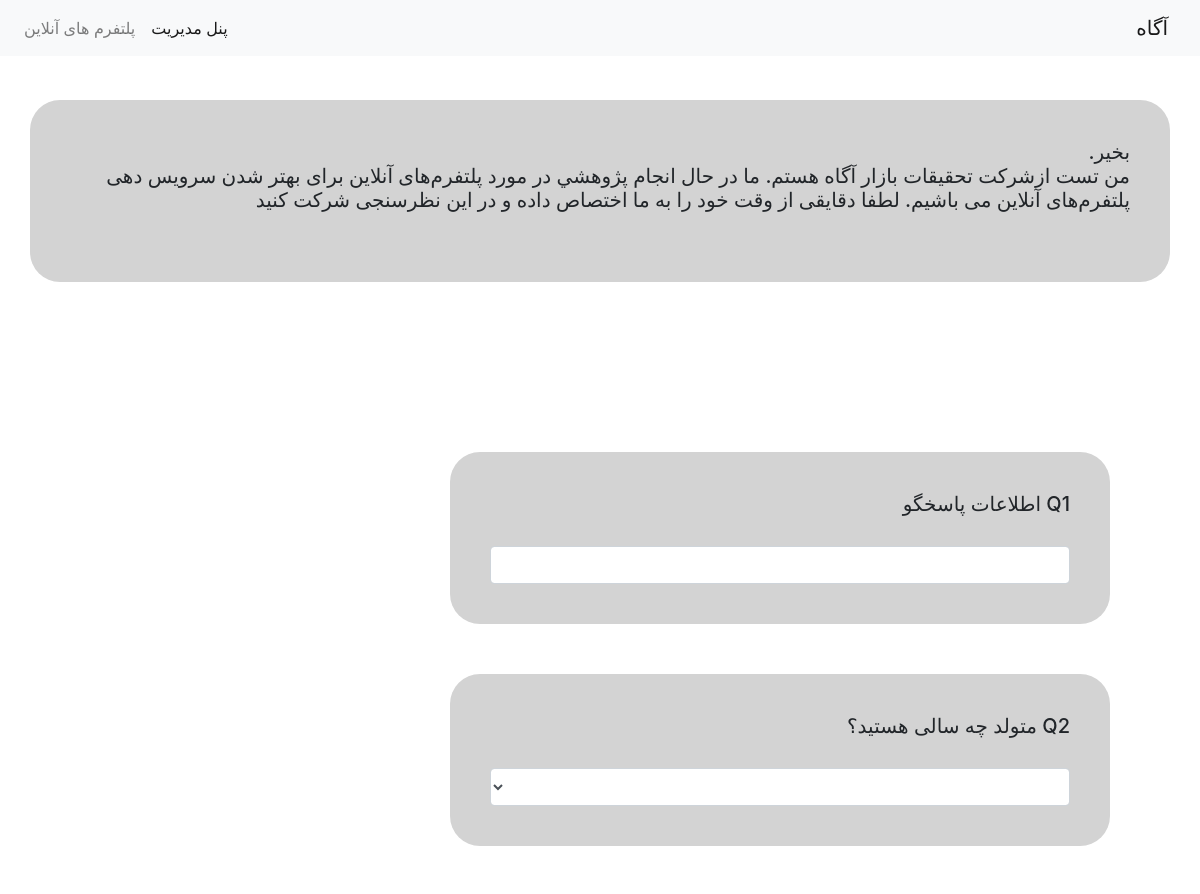
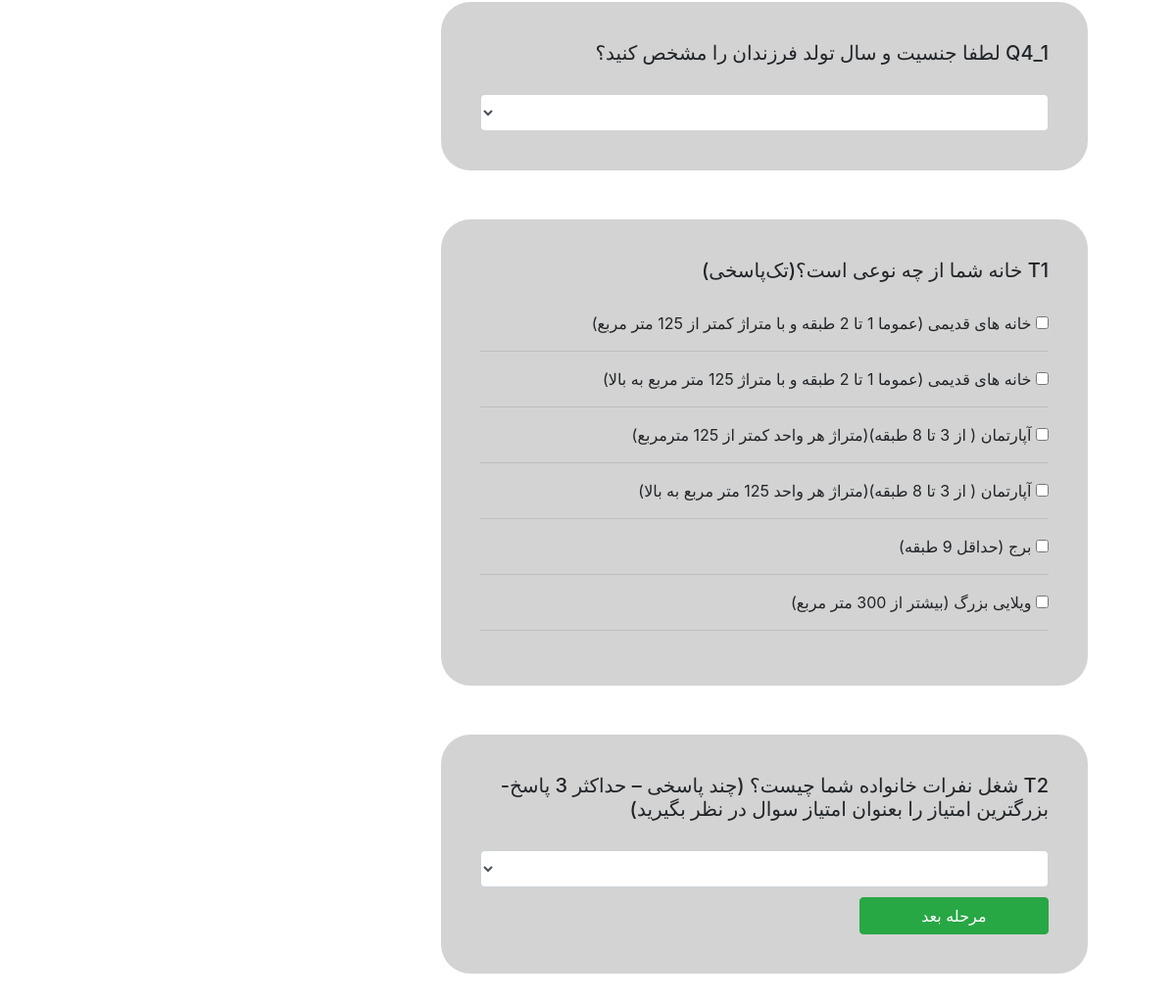
/agah/social/ (signed in), run on the app's committed database (2 pictures, top to bottom).
### Agah/models.py (models this page shows, shortened)
class AnswerSheet(models.Model):
    class Meta:
        verbose_name = 'پاسخنامه'
        verbose_name_plural = 'پاسخنامه'
    interviewer = models.ForeignKey(verbose_name='پرسشگر', on_delete=models.PROTECT, to=Interviewer, blank=False,
                                    null=False, editable=True)
    responser = models.ForeignKey(verbose_name='پاسخگو', on_delete=models.PROTECT, to=Responder, blank=False,
                                  null=False, editable=True)
    survey = models.ForeignKey(verbose_name='پرسشنامه', to='Survey', on_delete=models.PROTECT, blank=False, null=False,
                               editable=True)
    date = models.DateField(verbose_name='تاریخ مصاحبه', blank=False, null=False, editable=True)
    day = models.CharField(verbose_name='روز هفته', max_length=20, blank=False, null=False, editable=True, )
    total_point = models.PositiveSmallIntegerField(verbose_name='مجموع امتیاز', default=0, blank=False, null=False,
                                                   editable=True)
    social_class = models.CharField(verbose_name='کلاس اجتماعی', max_length=1, editable=False)

class Interviewer(models.Model):
    class Meta:
        verbose_name = 'پرسشگر'
        verbose_name_plural = 'پرسشگر'
    code = models.CharField(verbose_name='کد پرسشگر', primary_key=True, unique=True, blank=False, null=False,
                            editable=True, max_length=5, validators=[
            RegexValidator(regex='^[0-9]{5}$', message='تعداد ارقام میبایست حداقل و حداکثر 5 رقم باشند')])
    name = models.CharField(verbose_name='نام پرسشگر', max_length=100, blank=False, editable=True, null=False,
                            validators=[RegexValidator(regex='[ آابپتسجچحخدذرزسشصضطظعغفقکلمنوهی]+',
                                                       message='لطفا از زبان فارسی استفاده نمایید')])

class Survey(models.Model):
    class Meta:
        verbose_name = 'پرسشنامه'
        verbose_name_plural = 'پرسشنامه'
    title = models.CharField(verbose_name='عنوان', max_length=20)

class Question(models.Model):
    class Meta:
        verbose_name = 'پرسش'
        verbose_name_plural = 'پرسش'
        ordering = ['pk']
    survey = models.ForeignKey(verbose_name='پرسشنامه', to=Survey, on_delete=models.PROTECT, related_name='questions')
    code = models.CharField(verbose_name='شماره سوال', max_length=20)
    next_question = models.OneToOneField(verbose_name='سوال بعدی', to='Question', on_delete=models.PROTECT, null=True,
                                         blank=True, related_name='next', default=None)
    previous_question = models.OneToOneField(verbose_name='سوال قبلی', to='Question', on_delete=models.PROTECT,
                                             null=True,
                                             blank=True, related_name='previous')
    title = models.TextField(verbose_name='عنوان')
    question_choices = (('IntegerField', 'عدد'),
                        ('CharField', 'متن'),
                        ('ChoiceField', 'کرکره ی'),
                        ('RadioSelect', 'تک انتخاب'),
                        ('MultipleChoiceField', 'چند انتخاب'),)
    type = models.CharField(max_length=50, choices=question_choices, blank=True)

### Agah/views.py (the view, shortened to what this page needs)
# urls.py: path('social/', views.Social, name='social'),
@csrf_protect
def Social(request):
    answersheet = request.session.get('answersheet')
    try:
        answersheet = get_object_or_404(AnswerSheet, pk=answersheet)
    except:
        survey = get_object_or_404(Survey, title='پلتفرم‌های آنلاین')
        messages.warning(request=request, message='شما پرسشنامه فعال ندارید')
        return redirect(reverse('agah:survey', args=[survey.pk]))
    Q2 = get_object_or_404(Question, pk=request.session['question'])
    Q3 = Q2.next_question
    Q4 = Q3.next_question
    Q4_1 = Q4.next_question
    T1 = Q4_1.next_question
    T2 = T1.next_question
    T3 = T2.next_question
    if request.method == 'GET':
        form = Question_form(request.GET,
                             instance={'Q2': Q2, 'Q3': Q3, 'Q4': Q4, 'Q4_1': Q4_1, 'T1': T1, 'T2': T2, 'T3': T3,
                                       'regions': T3.regions.filter(city=answersheet.responser.city)})
        context = {'Q2': Q2, 'Q3': Q3, 'Q4': Q4, 'Q4_1': Q4_1, 'T1': T1, 'T2': T2, 'T3': T3, 'answersheet': answersheet,
                   'form': form}
        return render(request, 'Social.html', context)

### templates/Social.html (shortened to what this page needs)
{% extends 'Base.html' %}
{% block header %}
    <div class="question">
        <h5>
            بخير.
            <br>
            من
            {{ answersheet.interviewer.name }}
            ازشرکت تحقيقات بازار آگاه هستم. ما در حال انجام پژوهشي در مورد
            {{ answersheet.survey.title }}
            برای بهتر شدن سرویس دهی
            {{ answersheet.survey.title }}
            می باشیم. لطفا دقایقی از وقت خود را به ما اختصاص داده و در این نظرسنجی شرکت کنید
        </h5>
    </div>
{% endblock %}
{% block content %}
    <form method="post">
        <div class="question">
            <h5>
                {{ Q2.title }}
            </h5>
            {{ form.age_year }}
        </div>
        <div class="question">
            <h5>
                {{ Q3.title }}
            </h5>
            {{ form.marital_status }}
        </div>
        <div class="question">
            <h5>
                {{ T1.title }}
            </h5>
            {{ form.home }}
        </div>
        <div class="question">
            <h5>
                {{ T2.title }}
            </h5>
            {% for job in form.job %}
                <div class="form-check">
                    {{ job }}
                </div>
                <hr>
            {% endfor %}
        </div>
        <div class="question">
            <h5>
                {{ T3.title }}
            </h5>
            {{ form.region }}
            <button type="submit" class="btn btn-success col-lg-4 col-md-4 col-sm-6 col-6" style="margin-top: 10px">مرحله بعد</button>
        </div>
    </form>
{% endblock %}

### templates/Base.html (shortened to what this page needs)
{% load admin_urls %}
<!DOCTYPE html>
<html lang="fa">
<head>
    <link rel="stylesheet" href="https://maxcdn.bootstrapcdn.com/bootstrap/4.5.2/css/bootstrap.min.css">
</head>
<body dir="rtl">
<nav class="navbar fixed-top navbar-expand-lg navbar-light bg-light">
    <div class="collapse navbar-collapse" id="navbarTogglerDemo01">
        <a class="navbar-brand" href="#">آگاه</a>
        <ul class="navbar-nav mr-auto mt-2 mt-lg-0">
            <li class="nav-item active">
                <a class="nav-link" href="{% url 'admin:index' %}">پنل مدیریت</a>
            </li>
            <li class="nav-item">
                <a class="nav-link" href="{% url 'agah:persnoal' pk=1 %}">پلتفرم های آنلاین</a>
            </li>
        </ul>
    </div>
</nav>
<div class="container">
    <div class="row">
        {% block header %}
        {% endblock %}
        <div class="col-lg-8 col-md-8 col-sm-11 col-11" id="content">
            {% block content %}
            {% endblock %}
        </div>
        <div class="col-lg-3 col-md-3 col-sm-11 col-11" id="side">
        </div>
    </div>
</div>
</body>
</html>

### templates/Base.html (style rules this page uses)
.container { margin-top: 50px; }
body { text-align: right; }
#content, #side { padding: 50px; border-radius: 25px; margin-left: 10px; margin-right: 10px; margin-top: 20px; }
#side { margin-top: 20px; margin-right: 10px; }
.question { background-color: lightgray; padding: 40px; margin: 50px 0px; border-radius: 30px; }
h5 { margin-bottom: 30px; }

### data on the page
AnswerSheet: interviewer.name "تست", survey "پلتفرم‌های آنلاین"
Question: title "اطلاعات پاسخگو"
Question: title "متولد چه سالی هستید؟"
Question: title "لطفا جنسیت و سال تولد فرزندان را مشخص کنید؟"
Question: title "خانه شما از چه نوعی است؟(تک‌پاسخی)"
Question: title "شغل نفرات خانواده شما چیست؟ (چند پاسخی – حداکثر 3 پاسخ-بزرگترین امتیاز را بعنوان امتیاز سوال در نظر بگیرید)"
